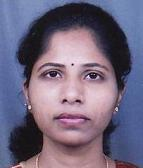
%> input picture Face_Recognition_Neural_Network/smita1.jpg, 143 x 168 px
$ octave feature_extra_exam.m   (GNU Octave 9; MATLAB toolbox functions it lacks are replaced by stand-ins)
%> lines starting %> are read from the running program, lines starting %| are printed output that depends on the picture; in (x1, y1, x2, y2) boxes, pixels count from 0 and x2, y2 are one past the last pixel; in counts of white or black regions, pixels touching at a corner belong together; the program's own positions count from 1
close all
clear all
warning off
clc


im = imread('smita1.jpg');
%> im is the input picture: size 168x143x3 uint8; mean R, G, B 112.9, 102.7, 125.9
figure,imshow(im),title('Input image')

rgb_i=rgb2gray(im);
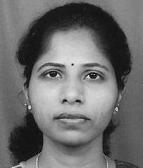
%> rgb_i: size 168x143 uint8; min 2, max 233, mean 108.4
figure,imshow(rgb_i),title('gray image')

figure,imhist(rgb_i)
%> after `imhist(rgb_i)`:
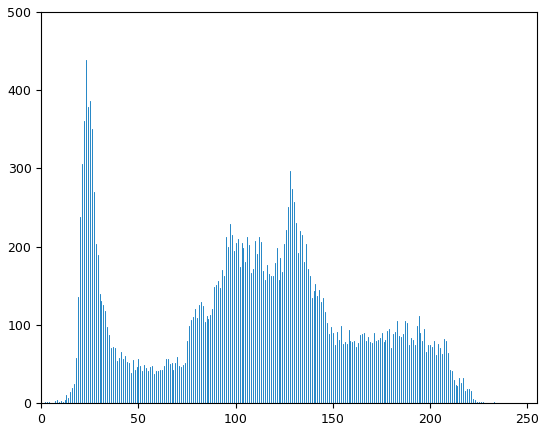
%> figure redrawn from the program's plot data; highest point at x = 23, y = 439
rgb_i_eq = histeq(rgb_i);
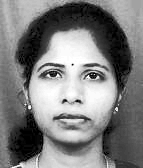
%> rgb_i_eq: size 168x143 uint8; min 0, max 255, mean 126.3
figure,imshow(rgb_i_eq),title('eq hist image')


imycbcr = rgb2ycbcr(im);
%> imycbcr: size 168x143x3 uint8; mean of channels 1, 2, 3 109.1, 136.7, 130.8
dim = size(im);
%> dim = [168 143 3]
skin1 = zeros(dim(1), dim(2));

bmean =  0.2862;
rmean =  0.3742;
% bmean =  mean(mean(imycbcr(:,:,2)))/(dim(1));
% rmean =  mean(mean(imycbcr(:,:,3)))/(dim(1));

inverse = [ 609.4718 -342.6169
            -342.6169  518.0453];

for i = 1:dim(1)
for j = 1:dim(2)
cb = double(imycbcr(i,j,2))/sum(double(imycbcr(i,j,:)));
cr = double(imycbcr(i,j,3))/sum(double(imycbcr(i,j,:)));
x = [(cb-bmean); (cr-rmean)];
skin1(i,j) = exp(-0.5*x'*inverse*x);
end
end
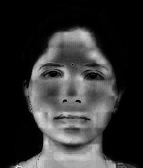
%> skin1: size 168x143 double; min 3.46e-05, max 0.951, mean 0.202
figure;imshow(skin1, [0 1]);title('skin1');


skin2=zeros(i,j);
for i=1:dim(1)
    for j=1:dim(2)
        if (skin1(i,j)>0.7)
            skin2(i,j)=1;
        else
            skin2(i,j)=0;
        end
    end
end
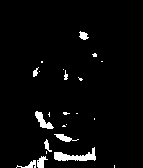
%> skin2: size 168x143 double; values 0 (black) and 1 (white), 3.7% white; 23 white regions (14 under 20 px), largest, box (x1, y1, x2, y2) and area: (54, 147, 96, 161) 281, (35, 111, 54, 129) 145, (54, 134, 79, 142) 88
figure,imshow(skin2,[0 1]);
title('AFTER SKIN COLOR SEGMENTATION')
B=skin2;
C = bwfill(B,'holes');

% edge_img = edge(B,'canny');
a=B;
a = double(a);
[dep,wide] = size(a);
%> dep = 168; wide = 143
new_image = ones(size(a));

% control parameters for filter steps r = 0-1
r=0.9;
for i=2:dep-1
    for j=2:wide-1
        g=0;
          for m=-1:1
              for n=-1:1
                  if(a(i+m,j+n)-a(i,j)==0)
                      g(m+2,n+2)=0;
                  else
                      g(m+2,n+2)=1/abs(a(i+m,j+n)-a(i,j));
                  end
              end
          end

          G=sum(sum(g));
          for m=-1:1
              for n=-1:1
                  w(m+2,n+2)=g(m+2,n+2)/G;
              end
          end
          % homophirc filter mask applied here
          new_image(i,j)=a(i,j)*r+(w(-1+2,-1+2)*a(i-1,j-1)+w(-1+2,0+2)*a(i-1,j)+w(-1+2,1+2)*a(i-1,j+1)+w(0+2,-1+2)*a(i,j-1)+w(0+2,1+2)*a(i,j+1)+w(1+2,-1+2)*a(i+1,j-1)+w(1+2,0+2)*a(i+1,j)+w(1+2,1+2)*a(i+1,j+1))*(1-r);
    end
end
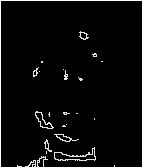
%> new_image: size 168x143 double; 92.31% of the values are NaN or infinite; the others: min 0.1, max 1, mean 0.624; drawn with min black, max white, NaN and infinite black
%> after the loop, g = [0 0 0; 0 0 0; 0 0 0]; w = [NaN NaN NaN; NaN NaN NaN; NaN NaN NaN]

% homophric filter done

for i=2:dep-1
    new_image(i,1)=new_image(i,2);
    new_image(i,wide)=new_image(i,wide-1);
end

new_image(1,:)=new_image(2,:);
new_image(dep,:)=new_image(dep-1,:);
edge_img = im2bw(new_image);
%> edge_img: size 168x143 logical; 2.2% white in thin lines or dots, all inside (x1, y1, x2, y2) = (17, 31, 115, 168)

figure,imshow(edge_img,[0 1]);
title('homophric edge detected segments')

edge_img = ~edge_img;
C = 255*(double(C) & double(edge_img));
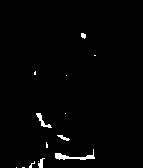
%> C: size 168x143 double; 1.5% white; 14 white regions (9 under 20 px), largest, box (x1, y1, x2, y2) and area: (55, 149, 95, 160) 147, (36, 113, 52, 128) 72, (38, 158, 45, 168) 38, (57, 135, 70, 141) 35, (81, 33, 86, 39) 23
%> (the run ends here)

$ run again, with Face_Recognition_Neural_Network/Copy of test01.jpg copied over Face_Recognition_Neural_Network/smita1.jpg
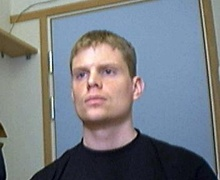
%> input picture Face_Recognition_Neural_Network/Copy of test01.jpg, 220 x 180 px, shrunk from 352 x 288 before the run
%> im is the input picture: size 180x220x3 uint8; mean R, G, B 120.3, 124.8, 130.7
%> imycbcr: size 180x220x3 uint8; mean of channels 1, 2, 3 122.6, 131.2, 125.5
%> after the loop `for i=1:dim(1)`:
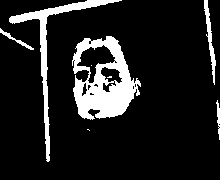
%> skin2: size 180x220 double; values 0 (black) and 1 (white), 12.7% white; 8 white regions (3 under 20 px), largest, box (x1, y1, x2, y2) and area: (72, 36, 141, 120) 3037, (9, 0, 122, 162) 1475, (204, 0, 216, 85) 317, (0, 28, 34, 50) 118, (216, 100, 220, 140) 81
%> after the loop `for i=2:dep-1`: g = [0 0 0; 0 0 0; 0 0 0]; w = [NaN NaN NaN; NaN NaN NaN; NaN NaN NaN]
%> `C = 255*(double(C) & double(edge_img));`:
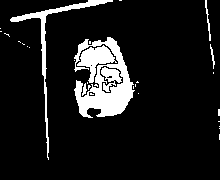
%> C: size 180x220 double; 10.6% white; 31 white regions (24 under 20 px), largest, box (x1, y1, x2, y2) and area: (74, 37, 135, 118) 2144, (10, 0, 113, 160) 920, (77, 45, 117, 83) 623

$ run again, with Face_Recognition_Neural_Network/Copy of test07.jpg copied over Face_Recognition_Neural_Network/smita1.jpg
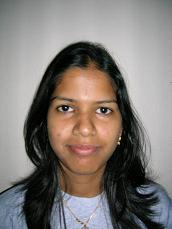
%> input picture Face_Recognition_Neural_Network/Copy of test07.jpg, 172 x 229 px
%> im is the input picture: size 229x172x3 uint8; mean R, G, B 128.9, 121.9, 117.4
%> imycbcr: size 229x172x3 uint8; mean of channels 1, 2, 3 122.1, 125, 131.4
%> after the loop `for i=2:dep-1`: g = [0 0 0; 0 0 0; 0 0 0]; w = [NaN NaN NaN; NaN NaN NaN; NaN NaN NaN]
%> `C = 255*(double(C) & double(edge_img));`:
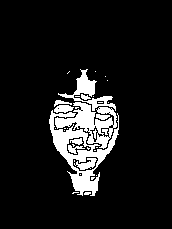
%> C: size 229x172 double; 10.5% white; 35 white regions (23 under 20 px), largest, box (x1, y1, x2, y2) and area: (49, 110, 119, 196) 1757, (55, 102, 117, 149) 1119, (58, 69, 116, 111) 616
